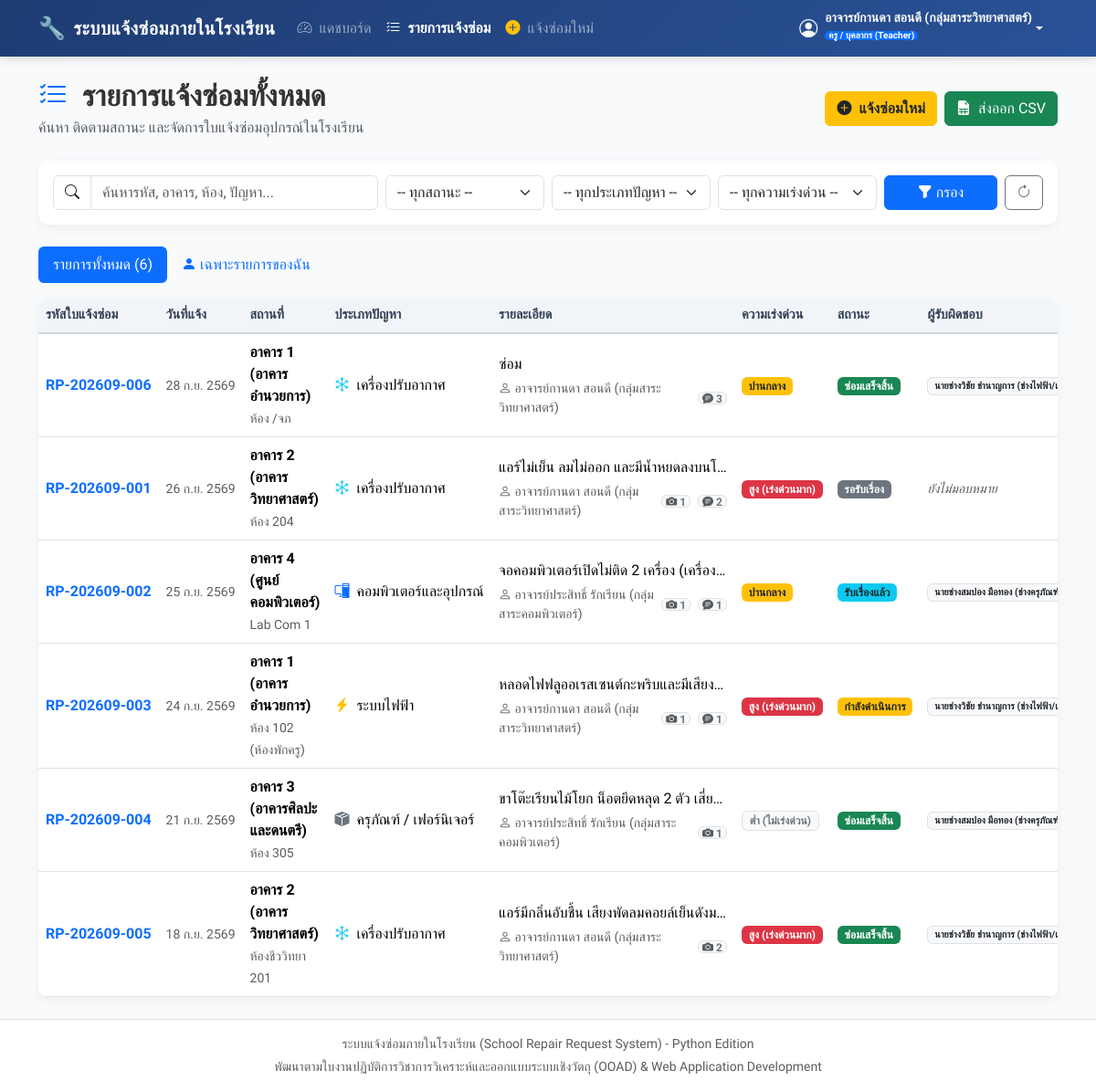
Screenshot of /repairs (signed in) with the database file from the repository.
### models.py (models this page shows, shortened)
class User(UserMixin, db.Model):
    __tablename__ = 'users'
    id = db.Column(db.Integer, primary_key=True, autoincrement=True)
    username = db.Column(db.String(80), unique=True, nullable=False)
    password_hash = db.Column(db.String(255), nullable=False)
    fullname = db.Column(db.String(150), nullable=False)
    role = db.Column(db.String(20), nullable=False)  # 'admin', 'teacher', 'technician'
    email = db.Column(db.String(120), nullable=True)
    created_at = db.Column(db.DateTime, default=datetime.now)
    created_repairs = db.relationship('RepairRequest', foreign_keys='RepairRequest.user_id', backref='reporter', lazy=True, cascade='all, delete-orphan')
    assigned_repairs = db.relationship('RepairRequest', foreign_keys='RepairRequest.assigned_to', backref='technician', lazy=True)
    comments = db.relationship('Comment', backref='author', lazy=True, cascade='all, delete-orphan')
    @property
    def is_admin(self) -> bool:
        return self.role == UserRole.ADMIN.value
    @property
    def role_label(self) -> str:
        labels = {
            'admin': 'ผู้ดูแลระบบ (Admin)',
            'teacher': 'ครู / บุคลากร (Teacher)',
            'technician': 'เจ้าหน้าที่ซ่อม (Technician)'
        }
        return labels.get(self.role, self.role)
    @property
    def role_badge_class(self) -> str:
        badges = {
            'admin': 'badge bg-danger',
            'teacher': 'badge bg-primary',
            'technician': 'badge bg-warning text-dark'
        }
        return badges.get(self.role, 'badge bg-secondary')

class RepairRequest(db.Model):
    __tablename__ = 'repair_requests'
    id = db.Column(db.Integer, primary_key=True, autoincrement=True)
    request_no = db.Column(db.String(30), unique=True, nullable=False)
    user_id = db.Column(db.Integer, db.ForeignKey('users.id', ondelete='CASCADE'), nullable=False)
    building = db.Column(db.String(100), nullable=False)
    room = db.Column(db.String(50), nullable=False)
    problem_type = db.Column(db.String(30), nullable=False)  # 'electrical', 'furniture', 'computer', 'aircon', 'other'
    description = db.Column(db.Text, nullable=False)
    urgency = db.Column(db.String(20), default='medium', nullable=False)  # 'low', 'medium', 'high'
    status = db.Column(db.String(20), default='pending', nullable=False)  # 'pending', 'accepted', 'in_progress', 'completed'
    assigned_to = db.Column(db.Integer, db.ForeignKey('users.id', ondelete='SET NULL'), nullable=True)
    due_date = db.Column(db.Date, nullable=True)
    completion_date = db.Column(db.Date, nullable=True)
    cost = db.Column(db.Float, nullable=True)
    result = db.Column(db.Text, nullable=True)
    created_at = db.Column(db.DateTime, default=datetime.now)
    images = db.relationship('RepairImage', backref='repair', lazy=True, cascade='all, delete-orphan')
    comments = db.relationship('Comment', backref='repair', lazy=True, cascade='all, delete-orphan', order_by='Comment.created_at.asc()')
    @property
    def status_label(self) -> str:
        mapping = {
            'pending': 'รอรับเรื่อง',
            'accepted': 'รับเรื่องแล้ว',
            'in_progress': 'กำลังดำเนินการ',
            'completed': 'ซ่อมเสร็จสิ้น'
        }
        return mapping.get(self.status, self.status)
    @property
    def status_badge_class(self) -> str:
        mapping = {
            'pending': 'badge bg-secondary',
            'accepted': 'badge bg-info text-dark',
            'in_progress': 'badge bg-warning text-dark',
            'completed': 'badge bg-success'
        }
        return mapping.get(self.status, 'badge bg-light text-dark')
    @property
    def problem_type_label(self) -> str:
        mapping = {
            'electrical': 'ระบบไฟฟ้า',
            'furniture': 'ครุภัณฑ์ / เฟอร์นิเจอร์',
            'computer': 'คอมพิวเตอร์และอุปกรณ์',
            'aircon': 'เครื่องปรับอากาศ',
            'other': 'อื่นๆ'
        }
        return mapping.get(self.problem_type, self.problem_type)
    @property
    def problem_type_icon(self) -> str:
        mapping = {
            'electrical': 'bi-lightning-charge-fill text-warning',
            'furniture': 'bi-box-seam-fill text-secondary',
            'computer': 'bi-pc-display text-primary',
            'aircon': 'bi-snow text-info',
            'other': 'bi-tools text-dark'
        }
        return mapping.get(self.problem_type, 'bi-wrench')
    @property
    def urgency_label(self) -> str:
        mapping = {
            'low': 'ต่ำ (ไม่เร่งด่วน)',
            'medium': 'ปานกลาง',
            'high': 'สูง (เร่งด่วนมาก)'
        }
        return mapping.get(self.urgency, self.urgency)
    @property
    def urgency_badge_class(self) -> str:
        mapping = {
            'low': 'badge bg-light text-secondary border',
            'medium': 'badge bg-warning text-dark',
            'high': 'badge bg-danger'
        }
        return mapping.get(self.urgency, 'badge bg-secondary')

### app.py (the view, shortened to what this page needs)
    @app.route('/repairs')
    @login_required
    def repairs_list():
        query = RepairRequest.query
        search = request.args.get('search', '').strip()
        status = request.args.get('status', '').strip()
        if status:
            query = query.filter_by(status=status)
        problem_type = request.args.get('problem_type', '').strip()
        if problem_type:
            query = query.filter_by(problem_type=problem_type)
        urgency = request.args.get('urgency', '').strip()
        if urgency:
            query = query.filter_by(urgency=urgency)
        scope = request.args.get('scope', '').strip()
        if scope == 'mine':
            if current_user.is_technician:
                query = query.filter_by(assigned_to=current_user.id)
            else:
                query = query.filter_by(user_id=current_user.id)
        repairs = query.order_by(RepairRequest.created_at.desc()).all()
        return render_template('repair_list.html', repairs=repairs, current_search=search)

### templates/repair_list.html (shortened to what this page needs)
{% extends "base.html" %}
{% block content %}
<div class="d-flex justify-content-between align-items-center mb-4 flex-wrap gap-2">
    <div>
        <h2 class="fw-bold mb-1">
            <i class="bi bi-list-check text-primary me-2"></i> รายการแจ้งซ่อมทั้งหมด
        </h2>
        <p class="text-muted mb-0">ค้นหา ติดตามสถานะ และจัดการใบแจ้งซ่อมอุปกรณ์ในโรงเรียน</p>
    </div>
    <div class="d-flex gap-2">
        <a href="{{ url_for('repair_create') }}" class="btn btn-warning text-dark fw-bold">
            <i class="bi bi-plus-circle-fill me-1"></i> แจ้งซ่อมใหม่
        </a>
        <a href="{{ url_for('repair_export_csv') }}" class="btn btn-success">
            <i class="bi bi-file-earmark-spreadsheet-fill me-1"></i> ส่งออก CSV
        </a>
    </div>
</div>
<div class="card card-custom mb-4 p-3 border-0">
    <form method="GET" action="{{ url_for('repairs_list') }}" class="row g-2 align-items-center">
        <div class="col-md-4">
            <div class="input-group">
                <span class="input-group-text bg-white"><i class="bi bi-search"></i></span>
                <input type="text" class="form-control" name="search" value="{{ request.args.get('search', '') }}" placeholder="ค้นหารหัส, อาคาร, ห้อง, ปัญหา...">
            </div>
        </div>
        <div class="col-sm-6 col-md-2">
            <select name="status" class="form-select">
                <option value="">-- ทุกสถานะ --</option>
            </select>
        </div>
        <div class="col-sm-6 col-md-2">
            <select name="problem_type" class="form-select">
                <option value="">-- ทุกประเภทปัญหา --</option>
            </select>
        </div>
        <div class="col-sm-6 col-md-2">
            <select name="urgency" class="form-select">
                <option value="">-- ทุกความเร่งด่วน --</option>
            </select>
        </div>
        <div class="col-sm-6 col-md-2 d-flex gap-2">
            <button type="submit" class="btn btn-primary w-100">
                <i class="bi bi-funnel-fill"></i> กรอง
            </button>
            <a href="{{ url_for('repairs_list') }}" class="btn btn-outline-secondary" title="ล้างการค้นหา">
                <i class="bi bi-arrow-clockwise"></i>
            </a>
        </div>
    </form>
</div>
<ul class="nav nav-pills mb-3">
    <li class="nav-item">
        <a class="nav-link {{ 'active' if not request.args.get('scope') }}" href="{{ url_for('repairs_list') }}">
            รายการทั้งหมด ({{ repairs|length }})
        </a>
    </li>
    <li class="nav-item">
        <a class="nav-link {{ 'active' if request.args.get('scope') == 'mine' }}" href="{{ url_for('repairs_list', scope='mine') }}">
            <i class="bi bi-person-fill"></i> เฉพาะรายการของฉัน
        </a>
    </li>
</ul>
<div class="card card-custom border-0 overflow-hidden">
    <div class="table-responsive">
        <table class="table table-hover table-custom align-middle mb-0">
            <thead>
                <tr>
                    <th>รหัสใบแจ้งซ่อม</th>
                    <th>วันที่แจ้ง</th>
                    <th>สถานที่</th>
                    <th>ประเภทปัญหา</th>
                    <th>รายละเอียด</th>
                    <th>ความเร่งด่วน</th>
                    <th>สถานะ</th>
                    <th>ผู้รับผิดชอบ</th>
                </tr>
            </thead>
            <tbody>
                {% for r in repairs %}
                <tr>
                    <td class="fw-bold text-nowrap">
                        <a href="{{ url_for('repair_detail', id=r.id) }}" class="text-decoration-none text-primary">
                            {{ r.request_no }}
                        </a>
                    </td>
                    <td class="text-nowrap small text-muted">
                        {{ r.created_at|thai_date }}
                    </td>
                    <td>
                        <div class="fw-semibold">{{ r.building }}</div>
                        <small class="text-muted">{{ r.room }}</small>
                    </td>
                    <td class="text-nowrap">
                        <i class="bi {{ r.problem_type_icon }} me-1"></i> {{ r.problem_type_label }}
                    </td>
                    <td>
                        <div class="text-truncate fw-medium" style="max-width: 250px;" title="{{ r.description }}">
                            {{ r.description }}
                        </div>
                        <div class="d-flex align-items-center gap-2 mt-1">
                            <small class="text-muted"><i class="bi bi-person"></i> {{ r.reporter.fullname }}</small>
                            {% if r.images %}
                                <span class="badge bg-light text-secondary border py-0 px-1" title="{{ r.images|length }} รูปภาพ">
                                    <i class="bi bi-camera-fill text-muted"></i> {{ r.images|length }}
                                </span>
                            {% endif %}
                            {% if r.comments %}
                                <span class="badge bg-light text-secondary border py-0 px-1" title="{{ r.comments|length }} ความคิดเห็น">
                                    <i class="bi bi-chat-text-fill text-muted"></i> {{ r.comments|length }}
                                </span>
                            {% endif %}
                        </div>
                    </td>
                    <td>
                        <span class="{{ r.urgency_badge_class }}">{{ r.urgency_label }}</span>
                    </td>
                    <td>
                        <span class="{{ r.status_badge_class }}">{{ r.status_label }}</span>
                    </td>
                    <td class="small">
                        {% if r.technician %}
                            <span class="badge bg-light text-dark border">
                                 {{ r.technician.fullname }}
                            </span>
                        {% else %}
                            <span class="text-muted fst-italic">ยังไม่มอบหมาย</span>
                        {% endif %}
                    </td>
                </tr>
                {% endfor %}
            </tbody>
        </table>
    </div>
</div>
{% endblock %}

### templates/base.html (shortened to what this page needs)
<!DOCTYPE html>
<html lang="th">
<head>
    <link href="https://cdn.jsdelivr.net/npm/bootstrap@5.3.3/dist/css/bootstrap.min.css" rel="stylesheet">
    <link rel="stylesheet" href="https://cdn.jsdelivr.net/npm/bootstrap-icons@1.11.3/font/bootstrap-icons.min.css">
    <link rel="stylesheet" href="https://cdn.jsdelivr.net/npm/sweetalert2@11/dist/sweetalert2.min.css">
    <link rel="stylesheet" href="{{ url_for('static', filename='css/style.css') }}">
</head>
<body>
    <nav class="navbar navbar-expand-lg navbar-dark navbar-custom sticky-top no-print">
        <div class="container">
            <a class="navbar-brand d-flex align-items-center" href="{{ url_for('dashboard') if current_user.is_authenticated else url_for('login') }}">
                <span class="me-2 fs-4">🔧</span>
                <span>ระบบแจ้งซ่อมภายในโรงเรียน</span>
            </a>
            <div class="collapse navbar-collapse" id="navbarMain">
                {% if current_user.is_authenticated %}
                <ul class="navbar-nav me-auto mb-2 mb-lg-0">
                    <li class="nav-item">
                        <a class="nav-link {{ 'active fw-bold' if request.endpoint == 'dashboard' }}" href="{{ url_for('dashboard') }}">
                            <i class="bi bi-speedometer2 me-1"></i> แดชบอร์ด
                        </a>
                    </li>
                    <li class="nav-item">
                        <a class="nav-link {{ 'active fw-bold' if request.endpoint == 'repairs_list' }}" href="{{ url_for('repairs_list') }}">
                            <i class="bi bi-list-check me-1"></i> รายการแจ้งซ่อม
                        </a>
                    </li>
                    <li class="nav-item">
                        <a class="nav-link {{ 'active fw-bold' if request.endpoint == 'repair_create' }}" href="{{ url_for('repair_create') }}">
                            <i class="bi bi-plus-circle-fill me-1 text-warning"></i> แจ้งซ่อมใหม่
                        </a>
                    </li>
                </ul>
                <div class="d-flex align-items-center text-white">
                    <div class="dropdown">
                        <button class="btn btn-outline-light dropdown-toggle d-flex align-items-center border-0 px-3 py-1" type="button" id="userMenu" data-bs-toggle="dropdown" aria-expanded="false">
                            <i class="bi bi-person-circle fs-5 me-2"></i>
                            <div class="text-start">
                                <div class="small fw-bold lh-1">{{ current_user.fullname }}</div>
                                <span class="badge {{ current_user.role_badge_class }} py-0 px-1 mt-1" style="font-size: 10px;">{{ current_user.role_label }}</span>
                            </div>
                        </button>
                    </div>
                </div>
                {% endif %}
            </div>
        </div>
    </nav>
    <main class="flex-grow-1 py-4">
        <div class="container">
            {% block content %}{% endblock %}
        </div>
    </main>
    <footer class="bg-white border-top py-3 text-center text-muted small mt-auto no-print">
        <div class="container">
            <p class="mb-1">ระบบแจ้งซ่อมภายในโรงเรียน (School Repair Request System) - Python Edition</p>
            <p class="mb-0">พัฒนาตามใบงานปฏิบัติการวิชาการวิเคราะห์และออกแบบระบบเชิงวัตถุ (OOAD) & Web Application Development</p>
        </div>
    </footer>
</body>
</html>

### rows the page displays
User: fullname "อาจารย์กานดา สอนดี (กลุ่มสาระวิทยาศาสตร์)", role_label "ครู / บุคลากร (Teacher)"
RepairRequest: request_no "RP-202609-006", created_at|thai_date "28 ก.ย. 2569", building "อาคาร 1 (อาคารอำนวยการ)", room "ห้อง /จภ", problem_type_label "เครื่องปรับอากาศ", description "ซ่อม", reporter.fullname "อาจารย์กานดา สอนดี (กลุ่มสาระวิทยาศาสตร์)", comments|length "3", urgency_label "ปานกลาง", status_label "ซ่อมเสร็จสิ้น", technician.fullname "นายช่างวิชัย ชำนาญการ…"
RepairRequest: request_no "RP-202609-001", created_at|thai_date "26 ก.ย. 2569", building "อาคาร 2 (อาคารวิทยาศาสตร์)", room "ห้อง 204", problem_type_label "เครื่องปรับอากาศ", description "แอร์ไม่เย็น ลมไม่ออก และมีน้ำหยดลงบนโ…", reporter.fullname "อาจารย์กานดา สอนดี (กลุ่มสาระวิทยาศาสตร์)", images|length "1", comments|length "2", urgency_label "สูง (เร่งด่วนมาก)", status_label "รอรับเรื่อง", shows "ยังไม่มอบหมาย"
RepairRequest: request_no "RP-202609-002", created_at|thai_date "25 ก.ย. 2569", building "อาคาร 4 (ศูนย์คอมพิวเตอร์)", room "Lab Com 1", problem_type_label "คอมพิวเตอร์และอุปกรณ์", description "จอคอมพิวเตอร์เปิดไม่ติด 2 เครื่อง (เครื่อง…", reporter.fullname "อาจารย์ประสิทธิ์ รักเรียน (กลุ่มสาระคอมพิวเตอร์)", images|length "1", comments|length "1", urgency_label "ปานกลาง", status_label "รับเรื่องแล้ว", technician.fullname "นายช่างสมปอง มือทอง…"
RepairRequest: request_no "RP-202609-003", created_at|thai_date "24 ก.ย. 2569", building "อาคาร 1 (อาคารอำนวยการ)", room "ห้อง 102 (ห้องพักครู)", problem_type_label "ระบบไฟฟ้า", description "หลอดไฟฟลูออเรสเซนต์กะพริบและมีเสียง…", reporter.fullname "อาจารย์กานดา สอนดี (กลุ่มสาระวิทยาศาสตร์)", images|length "1", comments|length "1", urgency_label "สูง (เร่งด่วนมาก)", status_label "กำลังดำเนินการ", technician.fullname "นายช่างวิชัย ชำนาญการ…"
RepairRequest: request_no "RP-202609-004", created_at|thai_date "21 ก.ย. 2569", building "อาคาร 3 (อาคารศิลปะและดนตรี)", room "ห้อง 305", problem_type_label "ครุภัณฑ์ / เฟอร์นิเจอร์", description "ขาโต๊ะเรียนไม้โยก น็อตยึดหลุด 2 ตัว เสี่ย…", reporter.fullname "อาจารย์ประสิทธิ์ รักเรียน (กลุ่มสาระคอมพิวเตอร์)", images|length "1", urgency_label "ต่ำ (ไม่เร่งด่วน)", status_label "ซ่อมเสร็จสิ้น", technician.fullname "นายช่างสมปอง มือทอง…"
RepairRequest: request_no "RP-202609-005", created_at|thai_date "18 ก.ย. 2569", building "อาคาร 2 (อาคารวิทยาศาสตร์)", room "ห้องชีววิทยา 201", problem_type_label "เครื่องปรับอากาศ", description "แอร์มีกลิ่นอับชื้น เสียงพัดลมคอยล์เย็นดังม…", reporter.fullname "อาจารย์กานดา สอนดี (กลุ่มสาระวิทยาศาสตร์)", images|length "2", urgency_label "สูง (เร่งด่วนมาก)", status_label "ซ่อมเสร็จสิ้น", technician.fullname "นายช่างวิชัย ชำนาญการ…"

### other values shown
{{ repairs|length }} "6"
